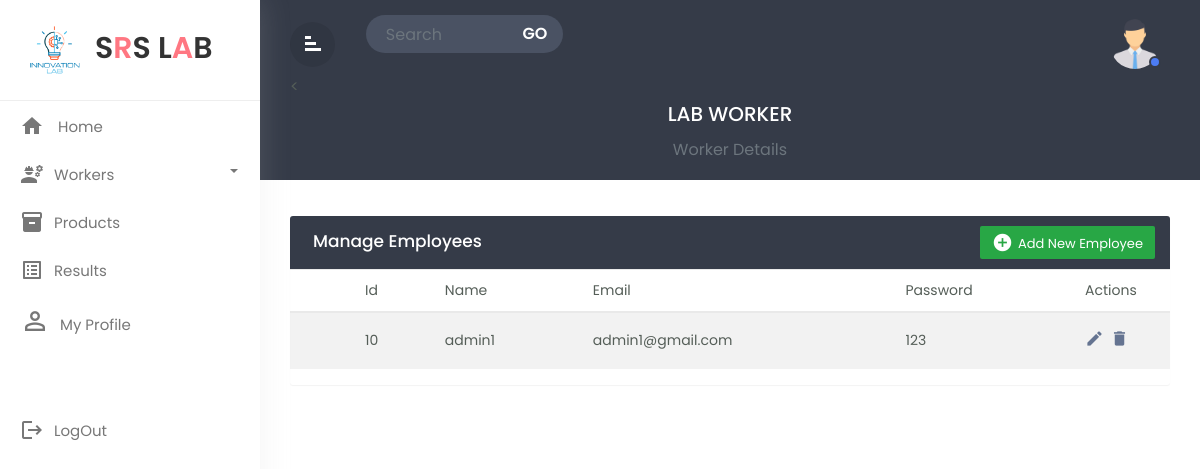
Screenshot of /worker_detail.php (signed in) with the database file from the repository.
### tables this page shows
CREATE TABLE `worker` (
  `worker_id` int(255) NOT NULL,
  `worker_name` varchar(255) NOT NULL,
  `worker_email` varchar(255) NOT NULL,
  `worker_password` varchar(255) NOT NULL
);

### worker_detail.php (the view, shortened to what this page needs)
<!doctype html>
<html lang="en">
  <head>
        <link rel="stylesheet" href="css/bootstrap.min.css">
        <link rel="stylesheet" href="css/custom.css">
  </head>
  <body>
<div class="wrapper">
        <nav id="sidebar">
             <div class="sidebar-header">
                <h3 style="font-size:30px;margin-left:5px;" ><img style="width:60px;height:60px;" src="images/workerlogo.png" class="img-fluid"/>S<span style="color:#ff7782;">R</span>S L<span style="color:#ff7782;">A</span>B</h3>
            </div>
            <ul class="list-unstyled components">
			<li  >
                    <a href="worker_home.php?email=<?php echo $_GET['email']; ?>" class="dashboard"><i class="material-icons">home</i>
					<span>Home</span></a>
                </li>
                <li class="dropdown">
                    <a href="#homeSubmenu1" data-toggle="collapse" aria-expanded="false"
					class="dropdown-toggle">
					<i class="material-icons">engineering</i>Workers</a>
                </li>
				 <li  class="">
                    <a href="worker_prod.php?email=<?php echo $_GET['email']; ?>"><i class="material-icons">inventory</i><span>Products
					</span></a>
                </li>
                <li  class="">
                    <a href="worker_result.php?email=<?php echo $_GET['email']; ?>"><i class="material-icons">list_alt</i><span>Results
					</span></a>
                </li>
               <li class="">
                    <a href="worker_profile.php?email=<?php echo $_GET['email']; ?>"><i style="font-size:30px;" class="material-symbols-outlined">person_filled</i><span>My Profile</span></a>
                </li>
                <br>
                <br>
				 <li  class="">
                    <a href="logout.php"><i class="material-icons">logout</i><span>LogOut
					</span></a>
                </li>
            </ul>
        </nav>
		<div id="content">
		   <div class="top-navbar">
		      <div class="xp-topbar">
                <div class="row">
                    <div class="col-2 col-md-1 col-lg-1 order-2 order-md-1 align-self-center">
                        <div class="xp-menubar">
                               <span class="material-icons text-white">signal_cellular_alt
							   </span>
                         </div>
                    </div>
                    <div class="col-md-5 col-lg-3 order-3 order-md-2">
                        <div class="xp-searchbar">
                            <form>
                                <div class="input-group">
                                  <input type="search" class="form-control"
								  placeholder="Search">
                                  <div class="input-group-append">
                                    <button class="btn" type="submit"
									id="button-addon2">GO</button>
                                  </div>
                                </div>
                            </form>
                        </div>
                    </div>
                    <div class="col-10 col-md-6 col-lg-8 order-1 order-md-3">
                        <div class="xp-profilebar text-right">
							 <nav class="navbar p-0">
                        <ul class="nav navbar-nav flex-row ml-auto">
                            <li class="dropdown nav-item active">
                            <li class="nav-item dropdown">
                                <a class="nav-link" href="#" data-toggle="dropdown">
								<img src="images/user.png" style="width:50px; border-radius:50%;height:50px"/>
								<span class="xp-user-live"></span>
								</a>
                            </li>
                        </ul>
            </nav>
                        </div>
                    </div>
                </div>
            </div>
		     <<div class="xp-breadcrumbbar text-center">
                <h4 class="page-title">LAB WORKER</h4>
                  <ol class="breadcrumb">
                 <li class="breadcrumb-item active" aria-current="page">Worker Details</li>
                  </ol>
            </div>
		   </div>
		   <div class="main-content">
			  <div class="row">
				<div class="col-md-12">
				<div class="table-wrapper">
    <div class="table-title">
      <div class="row">
        <div class="col-sm-6 p-0 d-flex justify-content-lg-start justify-content-center">
          <h2 class="ml-lg-2">Manage Employees</h2>
        </div>
        <div class="col-sm-6 p-0 d-flex justify-content-lg-end justify-content-center">
          <a href="create_worker.php?email=<?php echo $_GET['email']; ?>" class="btn btn-success" >
		  <i class="material-icons">&#xE147;</i> <span>Add New Employee</span></a>
        </div>
      </div>
    </div>
    <table class="table table-striped table-hover">
      <thead>
        <tr>
          <th>
          </th>
          <th>Id</th>
          <th>Name</th>
          <th>Email</th>
          <th>Password</th>
          <th>Actions</th>
        </tr>
      </thead>
      <tbody>
      <?php
include 'database.php';
$sql = "SELECT * FROM worker";
$query = mysqli_query($conn,$sql);
while($arr = mysqli_fetch_array($query))
{
?>
        <tr>
          <td>
          </td>
          <td style="text-transform:none"><?php echo $arr['worker_id'];?></td>
          <td style="text-transform:none"><?php echo $arr['worker_name'];?></td>
          <td style="text-transform:none"><?php echo $arr['worker_email'];?></td>
         <td style="text-transform:none"><?php echo $arr['worker_password'];?></td>
          <td>
            <a href="update_worker.php?worker_id=<?php echo $arr['worker_id'];?>&email=<?php echo $_GET['email']  ?>" class="edit" >
			<i class="material-icons" data-toggle="tooltip" title="Edit">&#xE254;</i></a>
            <a href="delete_worker.php?worker_id=<?php echo $arr['worker_id'];?>&email=<?php echo $_GET['email']  ?>" class="delete" >
			<i class="material-icons" data-toggle="tooltip" >&#xE872;</i></a>
          </td>
        </tr>
      </tbody>
      <?php
}
?>
    </table>
  </div>
</div>
			  </div>
		</div>
</div>
</div>
  </body>
  </html>

### css/custom.css (style rules this page uses)
body,html { line-height:1.8; font-family:'Poppins',sans-serif; color:#555e58; text-transform:capitalize; font-weight:400; margin:0px; padding:0px; }
.material-icons { font-family: 'Material Icons'; font-weight: normal; font-style: normal; font-size: 24px; display: inline-block; line-height: 1; text-transform: none; letter-spacing: normal; word-wrap: normal; white-space: nowrap; direction: ltr; -webkit-font-smoothing: antialiased; text-rendering: optimizeLegibility; -moz-osx-font-smoothing: grayscale; font-feature-settings: 'liga'; }
a { color:#333; font-weight:400; }
button { cursor:pointer; }
ul,ol { padding:0px; margin:0px; list-style:none; }
a,a:hover,a:focus { color:#333; text-decoration:none; transition:all 0.3s; }
.wrapper { position:relative; width:100%; overflow:auto; }
#sidebar { position:fixed; height:100%!important; top:0; left:0; bottom:0; z-index:11; width:260px; overflow:auto; transition:all 0.3s; background-color:#fff; box-shadow:0 0 30px 0 rgba(200 200 200 / 20%); }
@media only screen and (min-width:992px) { #content { width:calc(100% - 260px); position:relative; float:right; transition:all 0.3s; } }
#sidebar .sidebar-header { padding:20px; background-color:#fff; border-bottom:1px solid #eee; }
.sidebar-header h3 { color:#333; font-size:17px; margin:0px; text-transform:uppercase; transition:all 0.5s ease; font-weight:600; }
.sidebar-header h3 img { width:45px; margin-right:10px; }
#sidebar ul li { padding:2px 0px; }
.dropdown-toggle::after { position:absolute; right:22px; top:18px; color:#777777; }
#sidebar ul li.dropdown { position:sticky; }
#sidebar ul li a { padding:5px 10px 5px 20px; line-height:30px; font-size:15px; position:relative; font-weight:400; display:block; color:#777777; text-transform:capitalize; }
#sidebar ul li a i { position:relative; margin-right:10px; top:6px; }
#content { position:relative; transition:all 0.5s; background-attachment:#f9fafc; }
.top-navbar { width:100%; z-index:9; position:relative; padding:15px 30px; background-color:#353b48; }
input[type="search"] { background-color:#4a5263; color:#fff; padding-left:20px; border:none; border-radius:50px 0px 0px 50px; }
.input-group-append { margin-left:-1px; }
.xp-searchbar .btn { background-color:#4a5263; color:#fff; font-weight:600; font-size:16px; border-radius:0 50px 50px 0; padding:4px 15px; }
.xp-breadcrumbbar .page-title { font-size:20px; color:#fff; margin-bottom:0; margin-top:0; }
.breadcrumb { display:inline-flex; background-color:transparent; margin:0; padding:10px 0 0; }
.breadcrumb-item.active { color:#6c757d; }
.main-content { padding:30px 30px 0px 30px; }
.navbar { background-color:#353B48; color:#fff; }
.xp-menubar { border-radius:50%; width:45px; height:45px; line-height:45px; text-align:center; margin-right:20px; border:none; color:#fff; cursor:pointer; background-color:rgba(0,0,0,0.09); }
.xp-menubar span { margin:9px; padding:0px; transform:rotate(90deg); }
.navbar-nav > li.active { color:#fff; border-radius:4px; background-color:rgba(0,0,0,0.08); }
.navbar-nav > li > a { color:#fff; }
.navbar-nav li a { position:relative; display:block; padding:4px 10px!important; }
.xp-user-live { position:absolute; bottom:5px; right:9px; width:12px; height:12px; border-radius:50%; border:2px solid #353b48; background-color:#4c7cf3; }
.table-wrapper { background-color: #fff; margin:6px 0px 40px 0px; width: 100%; overflow: auto; border-radius: 3px; box-shadow: 0 1px 1px rgb(0 0 0 / 5%); }
.table-title { background:#353b48; color:#fff; position:sticky; top:0; width:100%; left:0; padding:10px 30px; border-radius:0px 0px 0 0; }
.table-title h2 { margin:5px 0 0; font-size:17px; }
.table-title .btn { color:#fff; float:right; font-size:13px; border:none; min-width:50px; border-radius:2px; border:none; outline:none!important; margin-left:10px; }
.table-title .btn i { float:left; font-size:21px; margin-right:5px; }
.table-title .btn span { float:left; margin-top:2px; }
table.table tr th, table.table tr td { border-color:#e9e9e9; padding:8px 15px; font-size:14px; font-weight: 400; vertical-align:middle; }
table.table tr th:first-child { width:60px; }
table.table tr th:last-child { width:100px; }
table.table td:last-child { opacity:0.9; font-size:22px; margin:0px 5px; }
table.table td a { font-weight:bold; color:#566787; display:inline-block; text-decoration:none; outline:none!important; }
.edit { color:#FFC107; }
.delete { color:#F44336; }
table.table td i { font-size:19px; }

### rows the page displays
worker: worker_id "10", worker_name "admin1", worker_email "admin1@gmail.com", worker_password "123"
